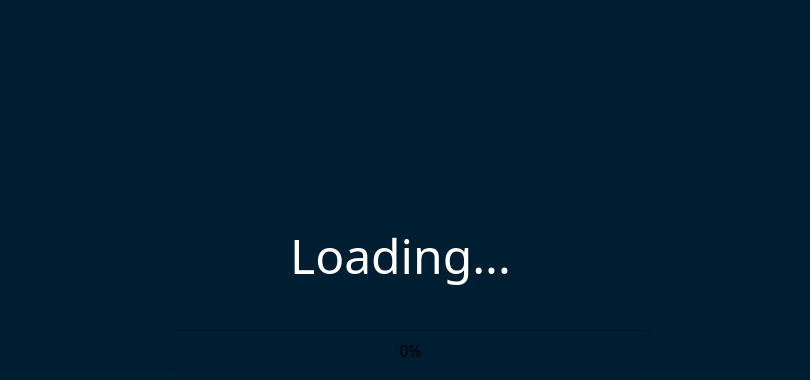
    <widget class="QWidget" name="page_26_LoadingBar">
     <property name="styleSheet">
      <string notr="true">background-color: rgb(0, 30, 50);</string>
     </property>
     <widget class="QLabel" name="NFCHeader_page26">
      <property name="geometry">
       <rect>
        <x>0</x>
        <y>220</y>
        <width>801</width>
        <height>71</height>
       </rect>
      </property>
      <property name="font">
       <font>
        <family>supermarket</family>
        <pointsize>36</pointsize>
        <weight>50</weight>
        <bold>false</bold>
       </font>
      </property>
      <property name="styleSheet">
       <string notr="true">color: rgb(255, 255, 255);</string>
      </property>
      <property name="text">
       <string>Loading...</string>
      </property>
      <property name="alignment">
       <set>Qt::AlignCenter</set>
      </property>
     </widget>
     <widget class="QProgressBar" name="progressBar_page26">
      <property name="geometry">
       <rect>
        <x>170</x>
        <y>330</y>
        <width>481</width>
        <height>41</height>
       </rect>
      </property>
      <property name="font">
       <font>
        <family>Norwester</family>
        <pointsize>12</pointsize>
       </font>
      </property>
      <property name="styleSheet">
       <string notr="true">QProgressBar::chunk {
    background-color: #2ecc71;
}</string>
      </property>
      <property name="value">
       <number>0</number>
      </property>
      <property name="alignment">
       <set>Qt::AlignCenter</set>
      </property>
     </widget>
     <widget class="QLabel" name="Logo_page26">
      <property name="geometry">
       <rect>
        <x>150</x>
        <y>40</y>
        <width>499</width>
        <height>150</height>
       </rect>
      </property>
      <property name="text">
       <string/>
      </property>
      <property name="pixmap">
       <pixmap resource="resources.qrc">:/assets/images/Logo.png</pixmap>
      </property>
     </widget>
    </widget>
